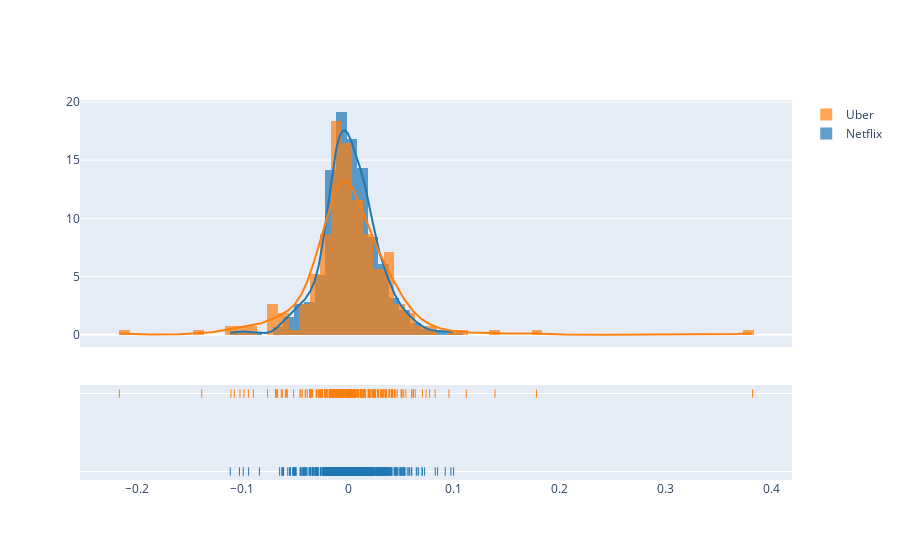

Notebook cell for this chart:
### Markdown cell above
### Plot volatility of Netflix and Uber using PlotLy figure factory

### Code cell
import plotly.figure_factory as ff

# Add histogram data
x1 = NFLX_Returns.fillna(0)
x2 = UBER_Returns.fillna(0)

# Group data together
hist_data = [x1, x2]

group_labels = ['Netflix', 'Uber']


# Create distplot with custom bin_size (set bin size = 0.01)
fig = ff.create_distplot(hist_data, group_labels, bin_size=.01)
fig.show()

### Figure 1 — Plotly figure (JSON) as saved in the notebook; plotly's stock layout.template omitted (floating-point values rounded to 4 significant figures; data arrays with more than 128 entries replaced by an {"elided": "..."} marker saying what was removed)
{"data": [{"autobinx": false, "histnorm": "probability density", "legendgroup": "Netflix", "marker": {"color": "rgb(31, 119, 180)"}, "name": "Netflix", "opacity": 0.7, "type": "histogram", "x": {"elided": "607 float values"}, "xaxis": "x", "xbins": {"end": 0.09979, "size": 0.01, "start": -0.1114}, "yaxis": "y"}, {"autobinx": false, "histnorm": "probability density", "legendgroup": "Uber", "marker": {"color": "rgb(255, 127, 14)"}, "name": "Uber", "opacity": 0.7, "type": "histogram", "x": {"elided": "267 float values"}, "xaxis": "x", "xbins": {"end": 0.3826, "size": 0.01, "start": -0.2163}, "yaxis": "y"}, {"legendgroup": "Netflix", "marker": {"color": "rgb(31, 119, 180)"}, "mode": "lines", "name": "Netflix", "showlegend": false, "type": "scatter", "x": {"elided": "500 float values"}, "xaxis": "x", "y": {"elided": "500 float values"}, "yaxis": "y"}, {"legendgroup": "Uber", "marker": {"color": "rgb(255, 127, 14)"}, "mode": "lines", "name": "Uber", "showlegend": false, "type": "scatter", "x": {"elided": "500 float values"}, "xaxis": "x", "y": {"elided": "500 float values"}, "yaxis": "y"}, {"legendgroup": "Netflix", "marker": {"color": "rgb(31, 119, 180)", "symbol": "line-ns-open"}, "mode": "markers", "name": "Netflix", "showlegend": false, "type": "scatter", "x": {"elided": "607 float values"}, "xaxis": "x", "y": {"elided": "607 str values"}, "yaxis": "y2"}, {"legendgroup": "Uber", "marker": {"color": "rgb(255, 127, 14)", "symbol": "line-ns-open"}, "mode": "markers", "name": "Uber", "showlegend": false, "type": "scatter", "x": {"elided": "267 float values"}, "xaxis": "x", "y": {"elided": "267 str values"}, "yaxis": "y2"}], "layout": {"barmode": "overlay", "hovermode": "closest", "legend": {"traceorder": "reversed"}, "xaxis": {"anchor": "y2", "domain": [0, 1], "zeroline": false}, "yaxis": {"anchor": "free", "domain": [0.35, 1], "position": 0}, "yaxis2": {"anchor": "x", "domain": [0, 0.25], "dtick": 1, "showticklabels": false}}}
